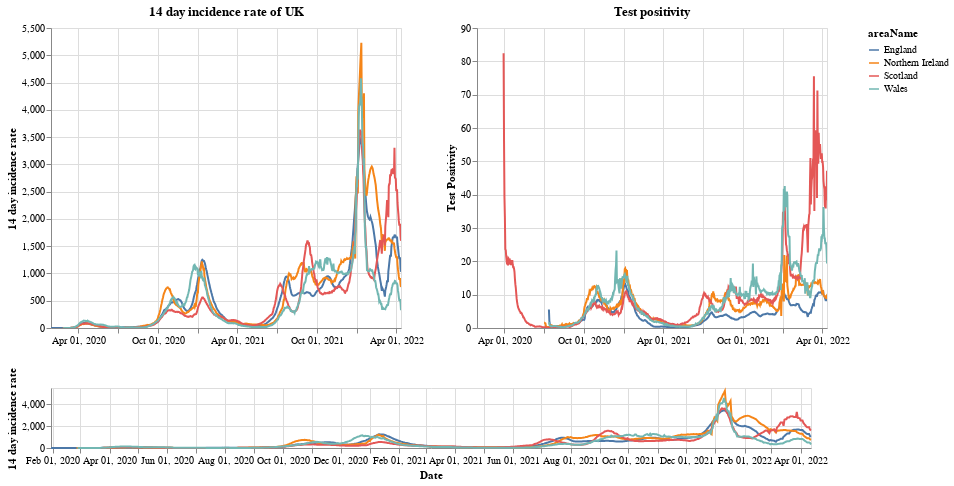

Notebook code cell kept with this figure:
### Markdown cell above
# Plots

First a plot with each country in the UK. The top right shows the positivity rate for (which is the percentage of registered tests which were positive) while the top left is the 14 day incidence rate. The bottom chart can be used to select the timeframe (does not work on a mobile device).

### Code cell
#collapse
brush = alt.selection(type='interval', name='DateBrush',encodings=['x'],fields=['Time'])
leg_selection = alt.selection_multi(fields=['areaName'], bind='legend')

base = alt.Chart(uk_cases).mark_line().encode(
    x=alt.X("yearmonthdate(date):T", axis=alt.Axis(title='Date')),
    y=alt.Y("twoWeeklyCasesRate:Q", axis=alt.Axis(title='14 day incidence rate')),
    tooltip=['areaName', 'date','twoWeeklyCasesRate', 'testPositivity'],
    color='areaName',
    opacity=alt.condition(leg_selection, alt.value(2), alt.value(0.1))
).add_selection(leg_selection).properties(width=350)

upper = base.encode(alt.X('yearmonthdate(date):T', axis=alt.Axis(title=''),
                         scale=alt.Scale(domain=brush))
                   ).properties(title=f'14 day incidence rate of UK')
upper_right = upper.encode(alt.Y('testPositivity:Q', axis=alt.Axis(title='Test Positivity'))).properties(title='Test positivity')
lower = base.properties(height=60, width = 760).add_selection(brush)

(upper | upper_right) & lower

### Figure 1 — Vega-Lite specification as saved in the notebook (floating-point values rounded to 4 significant figures; data arrays with more than 128 entries replaced by an {"elided": "..."} marker saying what was removed)
{"config": {"view": {"continuousWidth": 400, "continuousHeight": 300}}, "vconcat": [{"hconcat": [{"mark": "line", "encoding": {"color": {"type": "nominal", "field": "areaName"}, "opacity": {"condition": {"value": 2, "selection": "selector001"}, "value": 0.1}, "tooltip": [{"type": "nominal", "field": "areaName"}, {"type": "temporal", "field": "date"}, {"type": "quantitative", "field": "twoWeeklyCasesRate"}, {"type": "quantitative", "field": "testPositivity"}], "x": {"type": "temporal", "axis": {"title": ""}, "field": "date", "scale": {"domain": {"selection": "DateBrush"}}, "timeUnit": "yearmonthdate"}, "y": {"type": "quantitative", "axis": {"title": "14 day incidence rate"}, "field": "twoWeeklyCasesRate"}}, "selection": {"selector001": {"type": "multi", "fields": ["areaName"], "bind": "legend"}}, "title": "14 day incidence rate of UK", "width": 350}, {"mark": "line", "encoding": {"color": {"type": "nominal", "field": "areaName"}, "opacity": {"condition": {"value": 2, "selection": "selector001"}, "value": 0.1}, "tooltip": [{"type": "nominal", "field": "areaName"}, {"type": "temporal", "field": "date"}, {"type": "quantitative", "field": "twoWeeklyCasesRate"}, {"type": "quantitative", "field": "testPositivity"}], "x": {"type": "temporal", "axis": {"title": ""}, "field": "date", "scale": {"domain": {"selection": "DateBrush"}}, "timeUnit": "yearmonthdate"}, "y": {"type": "quantitative", "axis": {"title": "Test Positivity"}, "field": "testPositivity"}}, "selection": {"selector001": {"type": "multi", "fields": ["areaName"], "bind": "legend"}}, "title": "Test positivity", "width": 350}]}, {"mark": "line", "encoding": {"color": {"type": "nominal", "field": "areaName"}, "opacity": {"condition": {"value": 2, "selection": "selector001"}, "value": 0.1}, "tooltip": [{"type": "nominal", "field": "areaName"}, {"type": "temporal", "field": "date"}, {"type": "quantitative", "field": "twoWeeklyCasesRate"}, {"type": "quantitative", "field": "testPositivity"}], "x": {"type": "temporal", "axis": {"title": "Date"}, "field": "date", "timeUnit": "yearmonthdate"}, "y": {"type": "quantitative", "axis": {"title": "14 day incidence rate"}, "field": "twoWeeklyCasesRate"}}, "height": 60, "selection": {"selector001": {"type": "multi", "fields": ["areaName"], "bind": "legend"}, "DateBrush": {"type": "interval", "encodings": ["x"], "fields": ["Time"]}}, "width": 760}], "data": {"name": "data-3d8548dec9fa74681ac442d8af008fe4"}, "$schema": "https://vega.github.io/schema/vega-lite/v4.8.1.json", "datasets": {"data-3d8548dec9fa74681ac442d8af008fe4": {"elided": "3132 records"}}}
